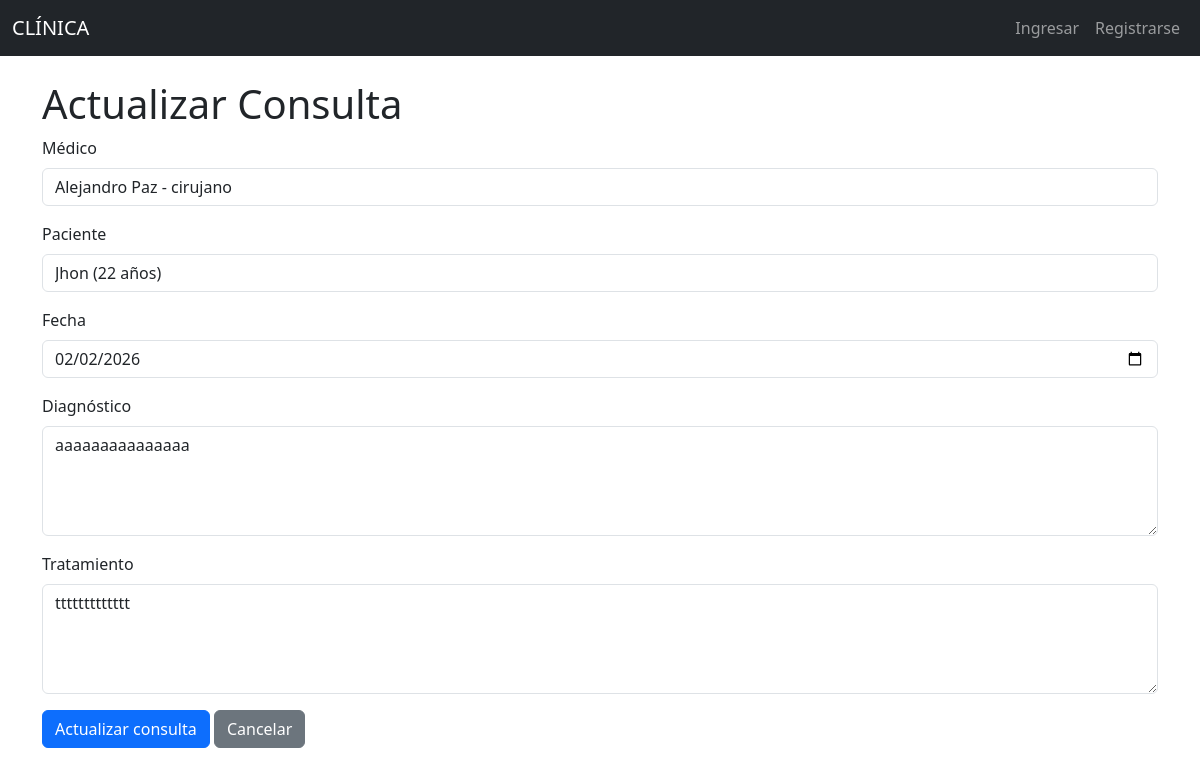
/consultas/edit/1, run on an earlier commit of the app's database.
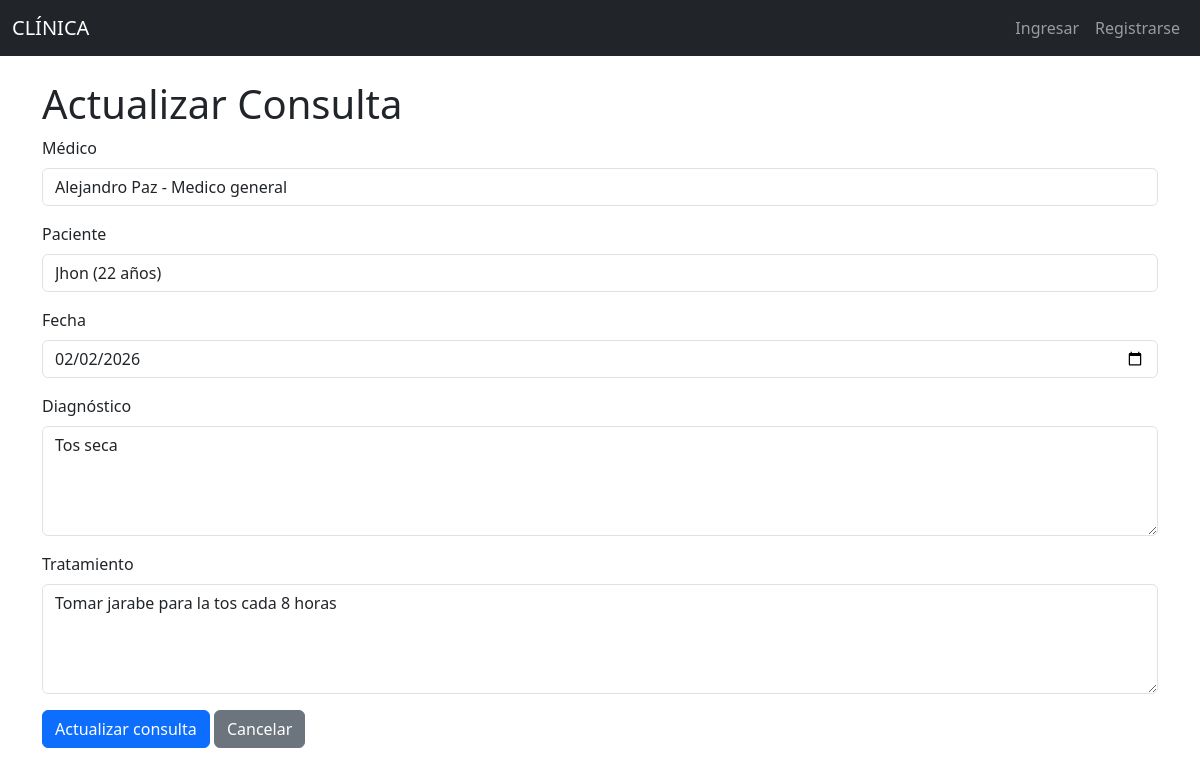
And on a later commit of the database.
### models/consulta_model.py (models this page shows, shortened)
class Consulta(db.Model):
    __tablename__ = "consultas"
    id = db.Column(db.Integer, primary_key=True)
    fecha = db.Column(db.DateTime, nullable=False)
    diagnostico = db.Column(db.String(250), nullable=False)
    tratamiento = db.Column(db.String(250), nullable=False)
    medico_id = db.Column(db.Integer, db.ForeignKey('medicos.id'), nullable=False)
    paciente_id = db.Column(db.Integer, db.ForeignKey('pacientes.id'), nullable=False)
    medico = db.relationship('Medico', back_populates='consultas')
    paciente = db.relationship('Paciente', back_populates='consultas')
    @staticmethod
    def get_by_id(id):
        return Consulta.query.get(id)

### models/medico_model.py (models this page shows, shortened)
class Medico(db.Model):
    __tablename__ = "medicos"
    id = db.Column(db.Integer, primary_key=True)
    nombre = db.Column(db.String(80), nullable=False)
    especialidad = db.Column(db.String(100), nullable=False)
    telefono = db.Column(db.String(20), nullable=False)
    correo = db.Column(db.String(100), nullable=False)
    consultas = db.relationship('Consulta', back_populates='medico', cascade="all, delete-orphan")
    def delete(self):
        db.session.delete(self)
        db.session.commit()

### models/paciente_model.py (models this page shows, shortened)
class Paciente(db.Model):
    __tablename__ = "pacientes"
    id = db.Column(db.Integer, primary_key=True)
    nombre = db.Column(db.String(80), nullable=False)
    edad = db.Column(db.Integer, nullable=False)
    direccion = db.Column(db.String(200), nullable=False)
    telefono = db.Column(db.String(20), nullable=False)
    consultas = db.relationship('Consulta', back_populates='paciente', cascade="all, delete-orphan")
    def delete(self):
        db.session.delete(self)
        db.session.commit()

### controllers/consulta_controller.py (the view, shortened to what this page needs)
@consulta_bp.route("/edit/<int:id>", methods=['GET', 'POST'])
def edit(id):
    consulta = Consulta.get_by_id(id)
    medicos = Medico.query.all()
    pacientes = Paciente.query.all()
    return consulta_view.edit(consulta, medicos, pacientes)

### run.py (called while the page is built)
@app.context_processor
def inject_active_path():
    def is_active(path):
        return 'active' if request.path == path else ''
    return(dict(is_active = is_active))

### view/consulta_view.py (called while the page is built)
def edit(consulta, medicos, pacientes):
    return render_template('consultas/edit.html', consulta=consulta, medicos=medicos, pacientes=pacientes)

### templates/consultas/edit.html (shortened to what this page needs)
{% extends 'base.html' %}
{% block content %}
<h1>Actualizar Consulta</h1>
<form action="{{ url_for('consulta.edit', id=consulta.id) }}" method="POST">
    <div class="mb-3">
        <label for="" class="form-label">Médico</label>
        <select name="medico_id" class="form-control" required>
            {% for medico in medicos %}
                <option value="{{ medico.id }}" {% if medico.id == consulta.medico_id %} selected {% endif %}>
                    {{ medico.nombre }} - {{ medico.especialidad }}
                </option>
            {% endfor %}
        </select>
    </div>
    <div class="mb-3">
        <label for="" class="form-label">Paciente</label>
        <select name="paciente_id" class="form-control" required>
            {% for paciente in pacientes %}
                <option value="{{ paciente.id }}" {% if paciente.id == consulta.paciente_id %} selected {% endif %}>
                    {{ paciente.nombre }} ({{ paciente.edad }} años)
                </option>
            {% endfor %}
        </select>
    </div>
    <div class="mb-3">
        <label for="" class="form-label">Fecha</label>
        <input type="date" class="form-control" name="fecha" value="{{ consulta.fecha.strftime('%Y-%m-%d') }}" required>
    </div>
    <div class="mb-3">
        <label for="" class="form-label">Diagnóstico</label>
        <textarea class="form-control" name="diagnostico" rows="4" required>{{ consulta.diagnostico }}</textarea>
    </div>
    <div class="mb-3">
        <label for="" class="form-label">Tratamiento</label>
        <textarea class="form-control" name="tratamiento" rows="4" required>{{ consulta.tratamiento }}</textarea>
    </div>
    <button type="submit" class="btn btn-primary">Actualizar consulta</button>
    <a class="btn btn-secondary" href="/consultas/">Cancelar</a>
</form>
{% endblock %}

What changed in the data, as far as the page shows it:
changed Consulta "Jhon (22 años)": medico_id "Alejandro Paz - cirujano" → "Alejandro Paz - Medico general"; diagnostico "aaaaaaaaaaaaaaa" → "Tos seca"; tratamiento "ttttttttttttt" → "Tomar jarabe para la tos cada 8 horas"
